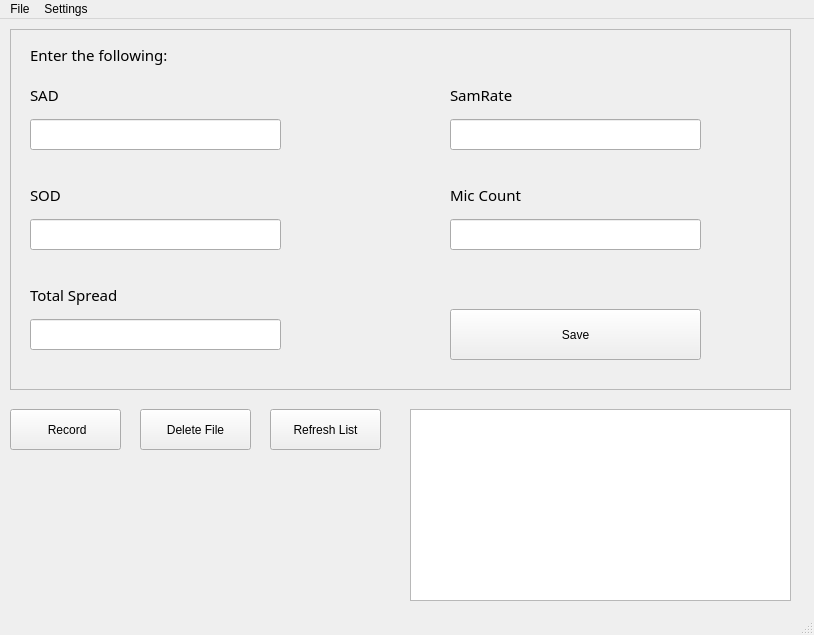
<?xml version="1.0" encoding="UTF-8"?>
<ui version="4.0">
 <class>MainWindow</class>
 <widget class="QMainWindow" name="MainWindow">
  <property name="geometry">
   <rect>
    <x>0</x>
    <y>0</y>
    <width>814</width>
    <height>635</height>
   </rect>
  </property>
  <property name="windowTitle">
   <string>MainWindow</string>
  </property>
  <widget class="QWidget" name="centralwidget">
   <widget class="QFrame" name="frame">
    <property name="geometry">
     <rect>
      <x>10</x>
      <y>10</y>
      <width>781</width>
      <height>361</height>
     </rect>
    </property>
    <property name="frameShape">
     <enum>QFrame::Shape::StyledPanel</enum>
    </property>
    <property name="frameShadow">
     <enum>QFrame::Shadow::Raised</enum>
    </property>
    <widget class="QLineEdit" name="SOD">
     <property name="geometry">
      <rect>
       <x>20</x>
       <y>190</y>
       <width>251</width>
       <height>31</height>
      </rect>
     </property>
    </widget>
    <widget class="QLineEdit" name="SAD">
     <property name="geometry">
      <rect>
       <x>20</x>
       <y>90</y>
       <width>251</width>
       <height>31</height>
      </rect>
     </property>
     <property name="placeholderText">
      <string/>
     </property>
     <property name="clearButtonEnabled">
      <bool>false</bool>
     </property>
    </widget>
    <widget class="QLabel" name="label">
     <property name="geometry">
      <rect>
       <x>20</x>
       <y>10</y>
       <width>291</width>
       <height>31</height>
      </rect>
     </property>
     <property name="font">
      <font>
       <family>Source Code Pro</family>
       <pointsize>11</pointsize>
      </font>
     </property>
     <property name="autoFillBackground">
      <bool>false</bool>
     </property>
     <property name="text">
      <string>Enter the following:</string>
     </property>
     <property name="scaledContents">
      <bool>true</bool>
     </property>
    </widget>
    <widget class="QLabel" name="label_2">
     <property name="geometry">
      <rect>
       <x>20</x>
       <y>50</y>
       <width>251</width>
       <height>31</height>
      </rect>
     </property>
     <property name="font">
      <font>
       <family>Source Code Pro</family>
       <pointsize>11</pointsize>
      </font>
     </property>
     <property name="autoFillBackground">
      <bool>false</bool>
     </property>
     <property name="text">
      <string>SAD</string>
     </property>
     <property name="scaledContents">
      <bool>true</bool>
     </property>
    </widget>
    <widget class="QLabel" name="label_3">
     <property name="geometry">
      <rect>
       <x>20</x>
       <y>150</y>
       <width>251</width>
       <height>31</height>
      </rect>
     </property>
     <property name="font">
      <font>
       <family>Source Code Pro</family>
       <pointsize>11</pointsize>
      </font>
     </property>
     <property name="autoFillBackground">
      <bool>false</bool>
     </property>
     <property name="text">
      <string>SOD</string>
     </property>
     <property name="scaledContents">
      <bool>true</bool>
     </property>
    </widget>
    <widget class="QLabel" name="label_4">
     <property name="geometry">
      <rect>
       <x>440</x>
       <y>50</y>
       <width>251</width>
       <height>31</height>
      </rect>
     </property>
     <property name="font">
      <font>
       <family>Source Code Pro</family>
       <pointsize>11</pointsize>
      </font>
     </property>
     <property name="autoFillBackground">
      <bool>false</bool>
     </property>
     <property name="text">
      <string>SamRate</string>
     </property>
     <property name="scaledContents">
      <bool>true</bool>
     </property>
    </widget>
    <widget class="QLineEdit" name="samRate">
     <property name="geometry">
      <rect>
       <x>440</x>
       <y>90</y>
       <width>251</width>
       <height>31</height>
      </rect>
     </property>
    </widget>
    <widget class="QLabel" name="label_5">
     <property name="geometry">
      <rect>
       <x>440</x>
       <y>150</y>
       <width>251</width>
       <height>31</height>
      </rect>
     </property>
     <property name="font">
      <font>
       <family>Source Code Pro</family>
       <pointsize>11</pointsize>
      </font>
     </property>
     <property name="autoFillBackground">
      <bool>false</bool>
     </property>
     <property name="text">
      <string>Mic Count</string>
     </property>
     <property name="scaledContents">
      <bool>true</bool>
     </property>
    </widget>
    <widget class="QLineEdit" name="micCount">
     <property name="geometry">
      <rect>
       <x>440</x>
       <y>190</y>
       <width>251</width>
       <height>31</height>
      </rect>
     </property>
    </widget>
    <widget class="QLabel" name="label_6">
     <property name="geometry">
      <rect>
       <x>20</x>
       <y>250</y>
       <width>251</width>
       <height>31</height>
      </rect>
     </property>
     <property name="font">
      <font>
       <family>Source Code Pro</family>
       <pointsize>11</pointsize>
      </font>
     </property>
     <property name="autoFillBackground">
      <bool>false</bool>
     </property>
     <property name="text">
      <string>Total Spread</string>
     </property>
     <property name="scaledContents">
      <bool>true</bool>
     </property>
    </widget>
    <widget class="QLineEdit" name="totalSpread">
     <property name="geometry">
      <rect>
       <x>20</x>
       <y>290</y>
       <width>251</width>
       <height>31</height>
      </rect>
     </property>
    </widget>
    <widget class="QPushButton" name="saveButton">
     <property name="geometry">
      <rect>
       <x>440</x>
       <y>280</y>
       <width>251</width>
       <height>51</height>
      </rect>
     </property>
     <property name="acceptDrops">
      <bool>false</bool>
     </property>
     <property name="text">
      <string>Save</string>
     </property>
    </widget>
   </widget>
   <widget class="QPushButton" name="recordButton">
    <property name="geometry">
     <rect>
      <x>10</x>
      <y>390</y>
      <width>111</width>
      <height>41</height>
     </rect>
    </property>
    <property name="layoutDirection">
     <enum>Qt::LayoutDirection::LeftToRight</enum>
    </property>
    <property name="text">
     <string> Record</string>
    </property>
    <property name="icon">
     <iconset theme="QIcon::ThemeIcon::MediaRecord"/>
    </property>
   </widget>
   <widget class="QToolButton" name="refreshList">
    <property name="geometry">
     <rect>
      <x>270</x>
      <y>390</y>
      <width>111</width>
      <height>41</height>
     </rect>
    </property>
    <property name="text">
     <string>Refresh List</string>
    </property>
   </widget>
   <widget class="QToolButton" name="deleteFile">
    <property name="geometry">
     <rect>
      <x>140</x>
      <y>390</y>
      <width>111</width>
      <height>41</height>
     </rect>
    </property>
    <property name="text">
     <string>Delete File</string>
    </property>
   </widget>
   <widget class="QListWidget" name="listView">
    <property name="geometry">
     <rect>
      <x>410</x>
      <y>390</y>
      <width>381</width>
      <height>192</height>
     </rect>
    </property>
   </widget>
  </widget>
  <widget class="QMenuBar" name="menubar">
   <property name="geometry">
    <rect>
     <x>0</x>
     <y>0</y>
     <width>814</width>
     <height>25</height>
    </rect>
   </property>
   <widget class="QMenu" name="menuRecord_Application">
    <property name="title">
     <string>File</string>
    </property>
    <addaction name="actionMenu"/>
   </widget>
   <widget class="QMenu" name="menuSettings">
    <property name="title">
     <string>Settings</string>
    </property>
    <addaction name="actionTheme"/>
   </widget>
   <addaction name="menuRecord_Application"/>
   <addaction name="menuSettings"/>
  </widget>
  <widget class="QStatusBar" name="statusbar"/>
  <action name="actionMenu">
   <property name="text">
    <string>Import File</string>
   </property>
  </action>
  <action name="actionTheme">
   <property name="text">
    <string>Theme</string>
   </property>
  </action>
 </widget>
 <resources/>
 <connections/>
</ui>
